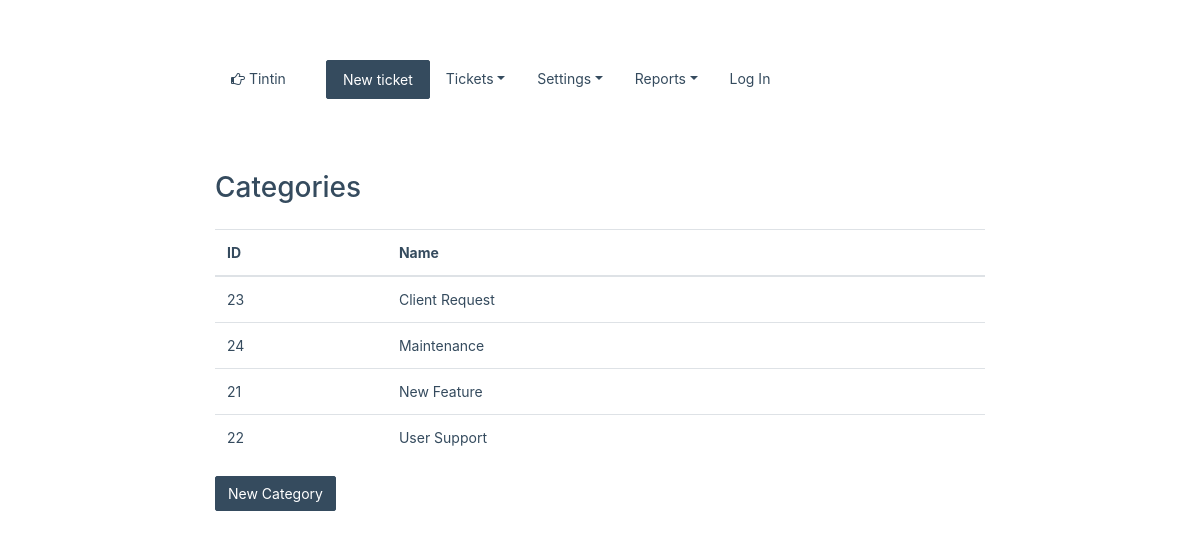
The app's page /index.php/category/all, older data.
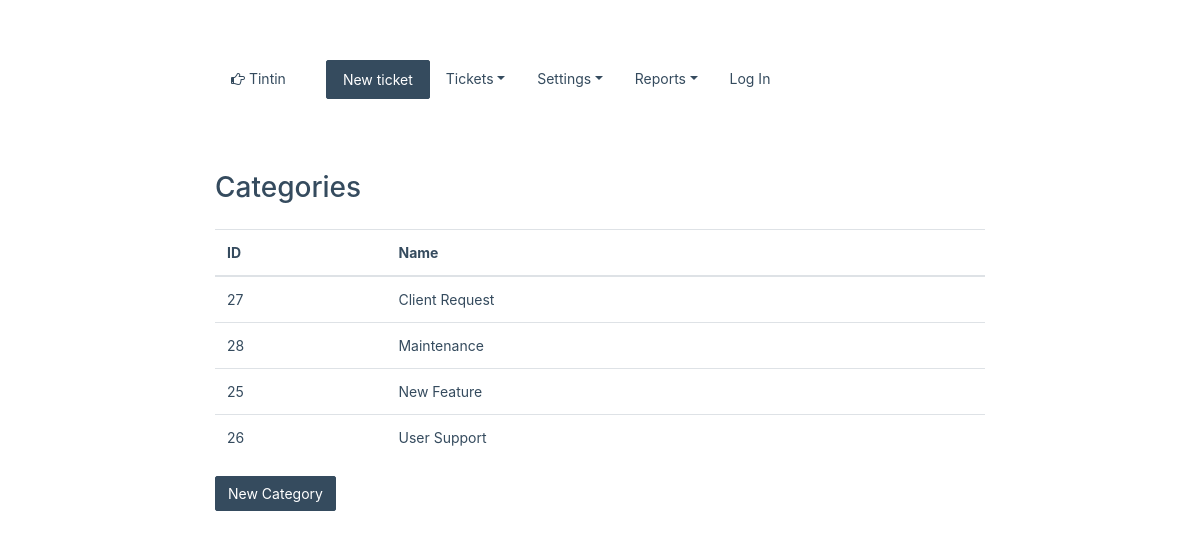
The same page, newer data.
### tables this page shows
CREATE TABLE IF NOT EXISTS `categories` (
  `cid` int(11) NOT NULL AUTO_INCREMENT,
  `name` varchar(50) NOT NULL,
  `removed` enum('Y','N') NOT NULL DEFAULT 'N',
  PRIMARY KEY (`cid`)
);

### application/controllers/Category.php (called while the page is built, shortened)
<?php
class Category extends CI_Controller {
    public function __construct()
    {
        $this->load->model('categories_model');
        $this->load->library('form_validation');
    }
    public function all()
    {
        $categories = $this->categories_model->get_categories();
        $this->load->view('category/all', compact('categories', 'title'));
    }
}

### index.php (called while the page is built, shortened)
<?php
require_once BASEPATH.'core/CodeIgniter.php';

### application/models/categories_model.php (called while the page is built, shortened)
<?php
class Categories_model extends CI_Model {
    public function get_categories()
    {
        $this->db->order_by('name', 'asc');
        $this->db->where('removed', 'N');
        $query = $this->db->get('categories');
        return $query->result();
    }
}

### application/views/category/all.php (the view, shortened to what this page needs)
<?php $this->load->view('header') ?>
<div class="col-sm-12">
	<h1>Categories</h1>
	<table class="table">
		<thead>
			<tr>
				<th>ID</th>
				<th>Name</th>
				<th></th>
			</tr>
		</thead>
		<tbody>
			<?php foreach( $categories as $category ): ?>
				<tr>
					<td><?php echo $category->cid ?></td>
					<td><?php echo $category->name ?></td>
					<td>
					</td>
				</tr>
			<?php endforeach ?>
		</tbody>
	</table>
	<a href="<?php echo base_url() ?>category/create/"><button class="btn btn-primary">New Category</button></a>
</div>
<?php $this->load->view('footer') ?>

### application/views/header.php (shortened to what this page needs)
?><!DOCTYPE html>
<html lang="en">
<head>
    <link rel="stylesheet" href="https://maxcdn.bootstrapcdn.com/bootstrap/4.0.0-alpha.5/css/bootstrap.min.css">
    <link href="https://cdnjs.cloudflare.com/ajax/libs/select2/4.0.4/css/select2.min.css" rel="stylesheet" />
    <link rel="stylesheet" href="//maxcdn.bootstrapcdn.com/font-awesome/4.5.0/css/font-awesome.min.css">
    <link rel="stylesheet" href="<?php echo base_url() ?>css/datepicker.css">
    <link rel="stylesheet" href="<?php echo base_url() ?>css/toggle-switch.css">
    <link rel="stylesheet" href="<?php echo base_url() ?>css/style.css">
    <link rel="stylesheet" href="<?php echo base_url() ?>css/dragula.css">
</head>
<body>
<nav class="header">
<div class="container">
    <div class="row">
        <div class="col-sm-12">
            <ul class="nav nav-pills">
                <li class="nav-item nav-logo-item">
                    <a href="<?php echo base_url() ?>" class="nav-link logo"><i class="fa fa-hand-o-right" aria-hidden="true"></i> Tintin</a>
                </li>
                <li class="nav-item">
                    <a class="nav-link btn btn-primary" href="<?php echo base_url() ?>ticket/create">New ticket</a>
                </li>
                <li class="nav-item dropdown">
                    <a class="nav-link dropdown-toggle" data-toggle="dropdown" href="<?php echo base_url() ?>" role="button" aria-haspopup="true" aria-expanded="false">Tickets</a>
                </li>
                <li class="nav-item dropdown">
                    <a class="nav-link dropdown-toggle" data-toggle="dropdown" href="<?php echo base_url() ?>" role="button" aria-haspopup="true" aria-expanded="false">Settings</a>
                </li>
                <li class="nav-item dropdown">
                    <a class="nav-link dropdown-toggle" data-toggle="dropdown" href="<?php echo base_url() ?>" role="button" aria-haspopup="true" aria-expanded="false">Reports</a>
                </li>
                    <?php if($this->session->has_userdata('username')): ?>
                    <li class="nav-item dropdown" style="float: right;">
                        <a class="nav-link dropdown-toggle" data-toggle="dropdown" href="<?php echo base_url() ?>" role="button" aria-haspopup="true" aria-expanded="false"><?php echo $this->session->userdata('username') ?></a>
                        <div class="dropdown-menu user-nav">
                            <a class="dropdown-item" href="<?php echo base_url() ?>ticket/me">My Tickets</a>
                            <a class="dropdown-item" href="<?php echo base_url() ?>user/edit">Account</a>
                            <a class="dropdown-item" href="<?php echo base_url() ?>logout/">Log Out</a>
                        </div>
                    </li>
                    <?php else: ?>
                        <li class="nav-item" style="float: right;">
                                <a class="nav-link" href="<?php echo base_url() ?>login"0/>Log In</a>
                        </li>
                    <?php endif ?>
            </ul>
        </div>
    </div>
    </div>
</nav>
<div class="container">
    <div class="row">

### application/views/footer.php (shortened to what this page needs)
        </div>
</div>
</body>
</html>

### css/style.css (style rules this page uses)
body { padding-bottom: 120px; font-size: 14px; color: #354B5E; line-height: 1.5; text-rendering: optimizeLegibility; }
h1 { font-size: 2em; margin-top: 12px; margin-bottom: 24px; }
a { color: #354B5E; text-decoration: none; }
.btn { font-size: 1em; border-radius: 2px; }
.btn-primary, .btn-primary.active, .btn-primary:active, .open>.btn-primary.dropdown-toggle { color: #fff; background-color: #354B5E; border-color: #354B5E; }
.nav-pills .nav-link { border-radius: 2px; }
nav .nav-logo-item { margin-right: 24px; }
nav.header { margin: 60px; }
@media (min-width: 1200px) { .container { width: 800px; max-width: 100%; } }

Row changes from the older to the newer data that the page shows:
removed categories: cid "23", name "Client Request"
removed categories: cid "24", name "Maintenance"
removed categories: cid "21", name "New Feature"
removed categories: cid "22", name "User Support"
added categories: cid "27", name "Client Request"
added categories: cid "28", name "Maintenance"
added categories: cid "25", name "New Feature"
added categories: cid "26", name "User Support"
